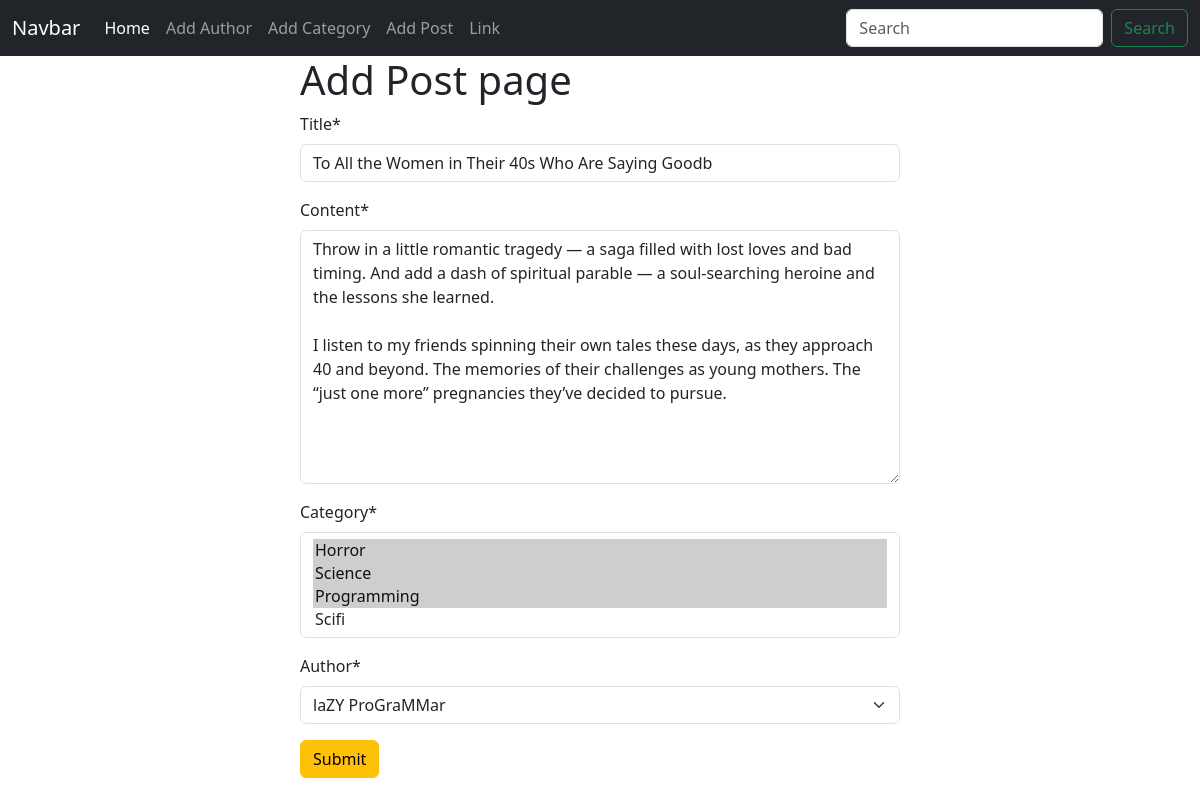
Screenshot of /post/edit/3 with the database file from the repository.
### posts/models.py (models this page shows, shortened)
class Post(models.Model):
    title = models.CharField(max_length=50)
    content = models.TextField()
    category = models.ManyToManyField(Category)
    author = models.ForeignKey(Author, on_delete=models.CASCADE)

### posts/views.py (the view)
# urls.py: path('edit/<int:id>', views.edit_post, name="edit_post"),
def edit_post(request, id):
    post = models.Post.objects.get(pk=id)
    post_form = forms.PostForm(instance=post)
    if request.method == 'POST':
        post_form = forms.PostForm(request.POST, instance=post)
        if post_form.is_valid():
            post_form.save()
            return redirect('homepage')
    return render(request, 'add_post.html', {'form' : post_form})

### posts/forms.py
class PostForm(forms.ModelForm):
    class Meta:
        model = Post
        fields = '__all__'

### author/models.py (called while the page is built)
    def __str__(self):
        return self.name

### categories/models.py (called while the page is built)
    def __str__(self):
        return self.name

### posts/templates/add_post.html (shortened to what this page needs)
{% extends "base.html" %}
{% load crispy_forms_tags %}
{% block content %}
<form style="width: 50%; margin: auto" method="post">
    <h1>Add Post page</h1>
    {{form | crispy }}
    <button class="btn btn-warning" type="submit">Submit</button>
</form>
{% endblock  %}

### rows the page displays
Post: title "To All the Women in Their 40s Who Are Saying Goodb", content "Throw in a little romantic tragedy — a saga filled with lost loves and bad timing. And add a dash of spiritual parable — a soul-searching heroine and the lessons she learned. I listen to my friends spinning their own tales these days, as they approach 40 and beyond. The memories of their challenges as young mothers. The “just one more” pregnancies they’ve decided to pursue.", author "laZY ProGraMMar"
